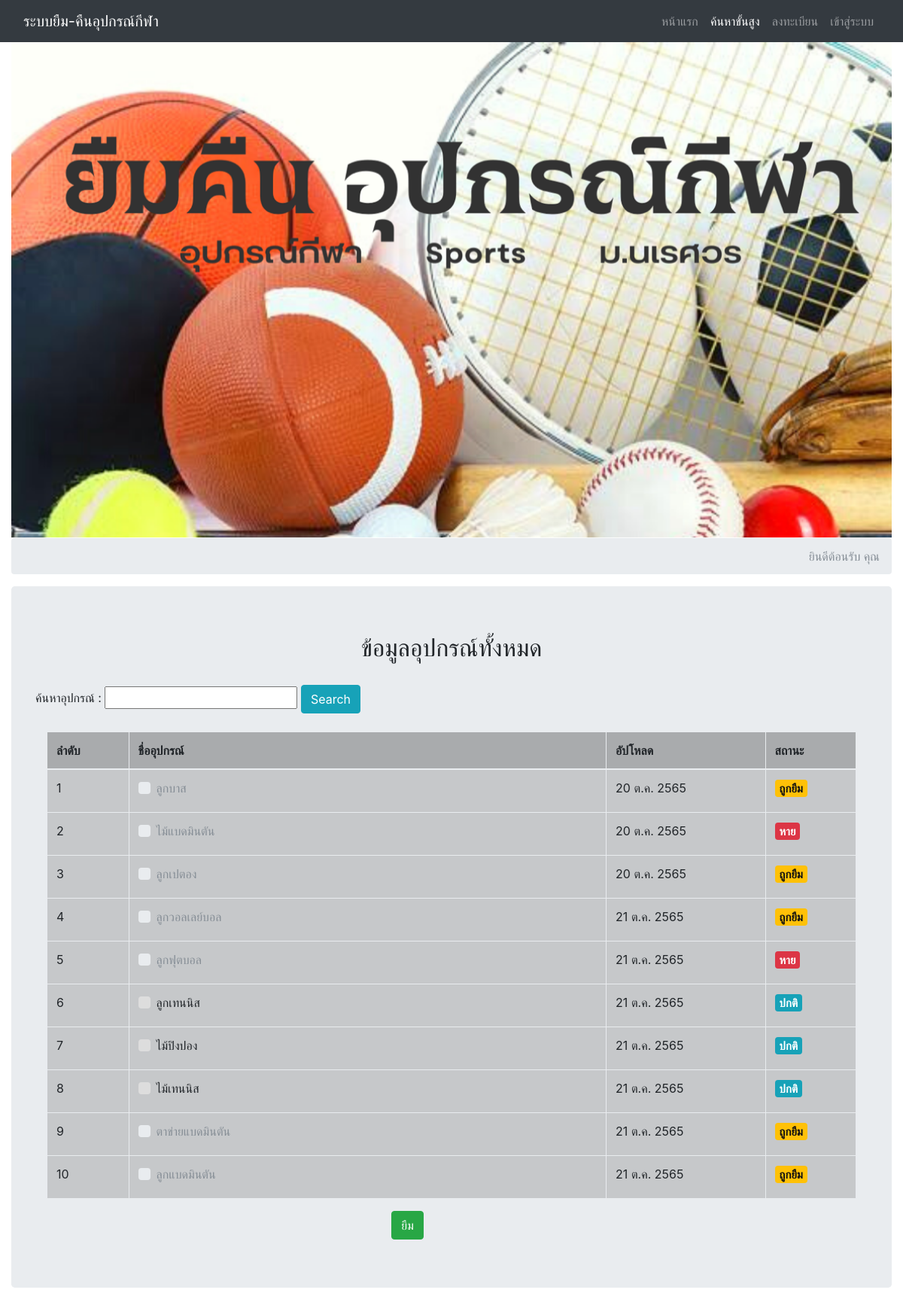
The app's page /manage-lend.php with its own data.
### tables this page shows
CREATE TABLE `sp_equipment` (
  `equipment_id` int(11) NOT NULL,
  `equipment_name` varchar(255) NOT NULL,
  `equipment_date` datetime NOT NULL,
  `equipment_status` varchar(20) NOT NULL,
  `equipment_code` varchar(50) NOT NULL
);

### fucntion_query.php (called while the page is built, shortened)
<?php
require_once 'connect_db.php';
function GetDataequipments(){
	global $conn ;
	$sql = "SELECT * FROM sp_equipment WHERE (equipment_name LIKE '%".$_GET["txtKeyword"]."%' )";
	$result = $conn->query($sql);
	$results = [];
	while ($row = $result->fetch_object()) {
		$results[] = $row;
	}
	return $results;
}
function DateThai($strDate)
{
	$strYear = date("Y",strtotime($strDate))+543;
	$strMonth= date("n",strtotime($strDate));
	$strDay= date("j",strtotime($strDate));
	$strMonthCut = Array("","ม.ค.","ก.พ.","มี.ค.","เม.ย.","พ.ค.","มิ.ย.","ก.ค.","ส.ค.","ก.ย.","ต.ค.","พ.ย.","ธ.ค.");
	$strMonthThai=$strMonthCut[$strMonth];
	return "$strDay $strMonthThai $strYear";
}

### manage-lend.php (the view, shortened to what this page needs)
<?php
include "header.php";
include  "fucntion_query.php";
?>
<body>
  <?php include "navbar.php"; ?>
  <div class="container">
    <div class="row">
      <div class="col-lg-12 text-center">
        <img src="images/img_equipment.png" class="img-fluid" alt="Responsive image">
      </div>
    </div>
    <nav  aria-label="breadcrumb" role="navigation">
      <ol class="breadcrumb">
        <li class="breadcrumb-item active" aria-current="page"><?="ยินดีต้อนรับ คุณ".$user->name." ".$user->lastname?></li>
      </ol>
    </nav>
    <div class="jumbotron">
      <div class="row">
        <div class="col-lg-12 ">
         <h2 class="display-5 text-center">ข้อมูลอุปกรณ์ทั้งหมด</h2>
         <br>
         <form name="frmSearch" method="get" action="<?=$_SERVER['SCRIPT_NAME'];?>">
         <tr><th>ค้นหาอุปกรณ์ :
            <input name="txtKeyword" type="text" id="txtKeyword" value="<?=$_GET["txtKeyword"];?>">
            <input type="submit" value="Search" class="btn btn-info"></th></form>
            <br>
         <form action="save_history.php" method="post">
           <div class="container">
            <table id="example" class="table table-hover table-bordered table-dark" cellspacing="0" width="100%">
              <thead >
                <tr class="table-active">
                  <th width="5%">ลำดับ</th>
                  <th width="30%">ชื่ออุปกรณ์</th>
                  <th width="10%">อัปโหลด</th>
                  <th width="5%">สถานะ</th>
                </tr>
              </thead>
              <tbody>
                <?php
                $equipment = GetDataequipments();
                for ($i=0; $i < count($equipment) ; $i++) {
                  if($equipment[$i]->equipment_status == 'ปกติ'){
                    $status = 'info';
                  }elseif ($equipment[$i]->equipment_status == 'ถูกยืม') {
                    $status = 'warning';
                  }elseif ($equipment[$i]->equipment_status == 'หาย') {
                    $status = 'danger';
                  }else {
                    $status = 'secondary';
                    $disabled = 'disabled';
                  }
                  ?>
                  <tr>
                    <td><?=$i+1;?></td>
                    <td >
                      <label class="custom-control custom-checkbox">
                        <span class="custom-control-indicator"></span>
                        <span class="custom-control-description"><?=$equipment[$i]->equipment_name?></span>
                      </label>
                    </td>
                    <td><?=DateThai($equipment[$i]->equipment_date)?></td>
                    <td><h5><span class="badge badge-<?=$status?>"><?=$equipment[$i]->equipment_status?></span></h5></td>
                  </tr>
                  <?php } ?>
                </tbody>
              </table>
            </div>
            <div class="row">
              <div class="col-lg-5"></div>
              <div class="col-lg-7">
                <input type="submit" class="btn btn-success " name="submit" id="submit" value="ยืม">
              </div>
            </div>
          </form>
        </div>
      </div>
    </div>
  </div>
</body>
</html>

### header.php (style rules this page uses)
body { padding-top: 54px; }
@media (min-width: 992px) { body { padding-top: 56px; } }

### records on screen
sp_equipment: equipment_name "ลูกบาส", equipment_date "20 ต.ค. 2565", equipment_status "ถูกยืม"
sp_equipment: equipment_name "ไม้แบดมินตัน", equipment_date "20 ต.ค. 2565", equipment_status "หาย"
sp_equipment: equipment_name "ลูกเปตอง", equipment_date "20 ต.ค. 2565", equipment_status "ถูกยืม"
sp_equipment: equipment_name "ลูกวอลเลย์บอล", equipment_date "21 ต.ค. 2565", equipment_status "ถูกยืม"
sp_equipment: equipment_name "ลูกฟุตบอล", equipment_date "21 ต.ค. 2565", equipment_status "หาย"
sp_equipment: equipment_name "ลูกเทนนิส", equipment_date "21 ต.ค. 2565", equipment_status "ปกติ"
sp_equipment: equipment_name "ไม้ปิงปอง", equipment_date "21 ต.ค. 2565", equipment_status "ปกติ"
sp_equipment: equipment_name "ไม้เทนนิส", equipment_date "21 ต.ค. 2565", equipment_status "ปกติ"
sp_equipment: equipment_name "ตาข่ายแบดมินตัน", equipment_date "21 ต.ค. 2565", equipment_status "ถูกยืม"
sp_equipment: equipment_name "ลูกแบดมินตัน", equipment_date "21 ต.ค. 2565", equipment_status "ถูกยืม"
